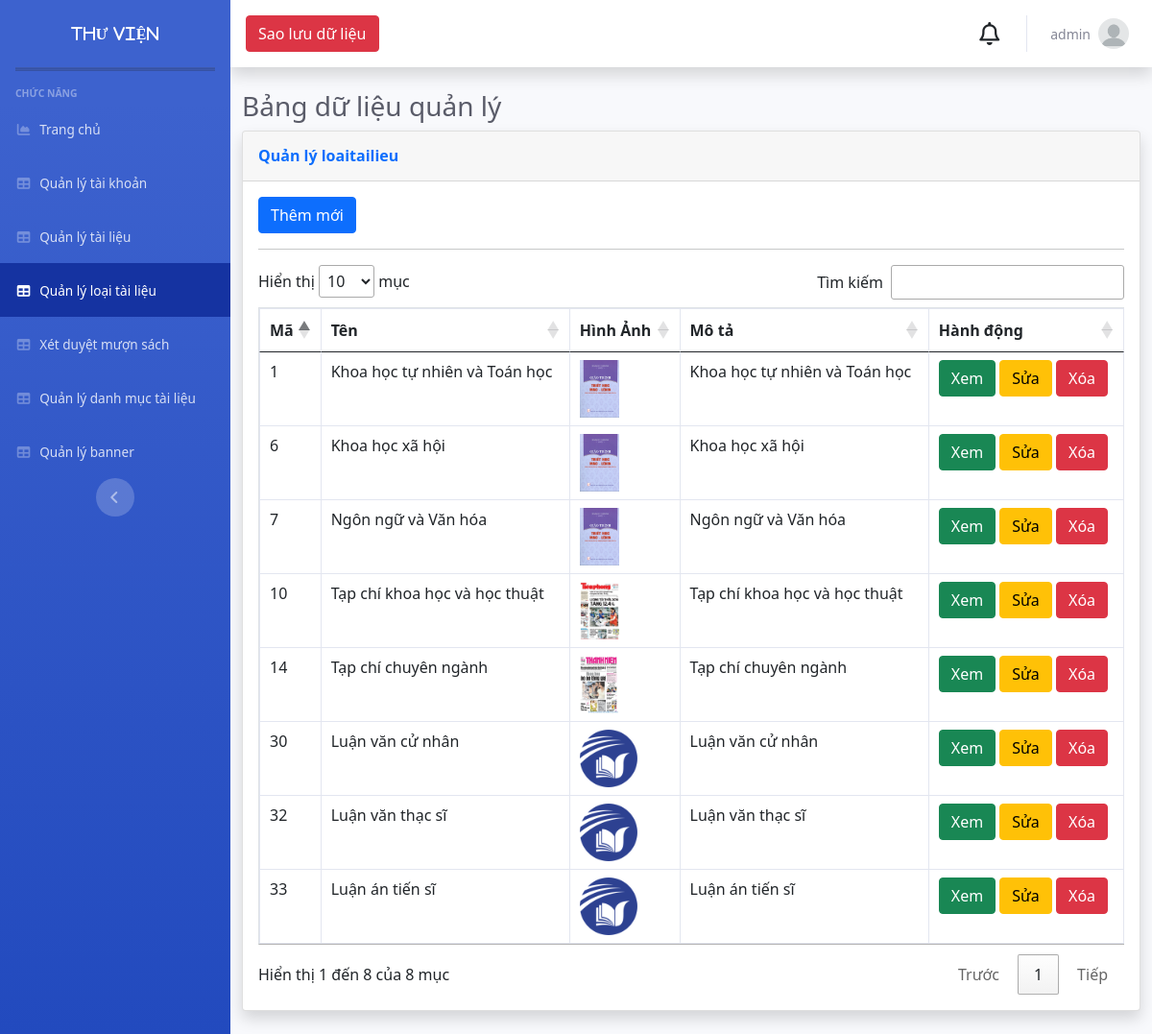
The app's page /Admin/index.php?mod=loaitailieu (signed in) with its own data.
### tables this page shows
CREATE TABLE `loaitailieu` (
  `MaTaiLieu` int NOT NULL,
  `TenLoaiTaiLieu` varchar(70) NOT NULL,
  `HinhAnh` varchar(200) NOT NULL,
  `Mota` varchar(200) NOT NULL,
  `MaDM` int NOT NULL
);

### Admin/MVC/controllers/LoaisanphamController.php (called while the page is built, shortened)
<?php
class LoaisanphamController
{
	var $loaisanpham_model;
	function __construct()
	{
		$this->loaisanpham_model = new loaisanpham();
	}
	public function list()
	{
		$data = $this->loaisanpham_model->All();
		require_once("MVC/Views/Admin/index.php");
	}
}

### Admin/MVC/Models/connection.php (called while the page is built, shortened)
<?php
class Connection
{
    function __construct()
    {
        $severname = "localhost";
        $username = "root";
        $password = "";
        $db_name = "thuvien";
        $this->conn = new mysqli($severname, $username, $password, $db_name);
    }
}

### Admin/MVC/Models/model.php (called while the page is built, shortened)
<?php
require_once("connection.php");
class Model
{
    var $table;
    var $contens;
    function __construct()
    {
        $conn_obj = new Connection();
        $this->conn = $conn_obj->conn;
    }
    function All()
    {
        $query = "select * from $this->table ORDER BY $this->contens DESC ";
        require("result.php");
        return $data;
    }
}

### Admin/MVC/Models/result.php (called while the page is built)
<?php
$result = $this->conn->query($query);
$data = array();
while ($row = $result->fetch_assoc()) {
    $data[] = $row;
}
?>

### Admin/MVC/Views/loaisanpham/list.php (the view, shortened to what this page needs)
<?php if (isset($_SESSION['isLogin_Admin']) && $_SESSION['isLogin_Admin'] == true || isset($_SESSION['isLogin_AdminTong']) && $_SESSION['isLogin_AdminTong'] == true) { ?>
  <a href="?mod=loaitailieu&act=add" type="button" class="btn btn-primary">Thêm mới</a>
<?php } ?>
<hr>
<table class="table table-bordered" id="dataTable" width="100%" cellspacing="0">
  <thead>
    <tr>
      <th scope="col">Mã</th>
      <th scope="col">Tên</th>
      <th scope="col">Hình Ảnh</th>
      <th scope="col">Mô tả</th>
      <th>Hành động</th>
    </tr>
  </thead>
  <tbody>
    <?php foreach ($data as $row) { ?>
      <tr>
        <td><?= $row['MaTaiLieu'] ?></td>
        <td><?= $row['TenLoaiTaiLieu'] ?></td>
        <td>
          <img src="../public/img/company/<?= $row['HinhAnh'] ?>" height="60px">
        </td>
        <td><?= $row['Mota'] ?></td>
        <td>
          <a href="?mod=loaitailieu&act=detail&id=<?= $row['MaTaiLieu'] ?>" class="btn btn-success">Xem</a>
          <?php if (isset($_SESSION['isLogin_Admin']) && $_SESSION['isLogin_Admin'] == true || isset($_SESSION['isLogin_AdminTong']) && $_SESSION['isLogin_AdminTong'] == true) { ?>
            <a href="?mod=loaitailieu&act=edit&id=<?= $row['MaTaiLieu'] ?>" class="btn btn-warning">Sửa</a>
            <a href="?mod=loaitailieu&act=delete&id=<?= $row['MaTaiLieu'] ?>" onclick="return confirm('Bạn có thật sự muốn xóa ?');" type="button" class="btn btn-danger">Xóa</a>
          <?php } ?>
        </td>
      </tr>
    <?php } ?>
</table>
<link rel="stylesheet" href="//cdn.datatables.net/1.11.2/css/jquery.dataTables.min.css">

### records on screen
loaitailieu: MaTaiLieu "33", TenLoaiTaiLieu "Luận án tiến sĩ", HinhAnh (picture), Mota "Luận án tiến sĩ"
loaitailieu: MaTaiLieu "32", TenLoaiTaiLieu "Luận văn thạc sĩ", HinhAnh (picture), Mota "Luận văn thạc sĩ"
loaitailieu: MaTaiLieu "30", TenLoaiTaiLieu "Luận văn cử nhân", HinhAnh (picture), Mota "Luận văn cử nhân"
loaitailieu: MaTaiLieu "14", TenLoaiTaiLieu "Tạp chí chuyên ngành", HinhAnh (picture), Mota "Tạp chí chuyên ngành"
loaitailieu: MaTaiLieu "10", TenLoaiTaiLieu "Tạp chí khoa học và học thuật", HinhAnh (picture), Mota "Tạp chí khoa học và học thuật"
loaitailieu: MaTaiLieu "7", TenLoaiTaiLieu "Ngôn ngữ và Văn hóa", HinhAnh (picture), Mota "Ngôn ngữ và Văn hóa"
loaitailieu: MaTaiLieu "6", TenLoaiTaiLieu "Khoa học xã hội", HinhAnh (picture), Mota "Khoa học xã hội"
loaitailieu: MaTaiLieu "1", TenLoaiTaiLieu "Khoa học tự nhiên và Toán học", HinhAnh (picture), Mota "Khoa học tự nhiên và Toán học"

### other values on screen
$_SESSION['login']['TaiKhoan'] "admin"
$mod "loaitailieu"
